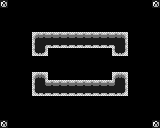

This is a level from a 2D game, rendered from its Tiled map with the project's own tilesets. A one-line summary and the complete map file follow:
An orthogonal 20x16 tile map with 8x8 px tiles, 3 tile layers (Background, Collision, Overlap).

<map version="1.0" orientation="orthogonal" renderorder="right-down" width="20" height="16" tilewidth="8" tileheight="8" nextobjectid="1">
 <tileset firstgid="1" name="char_sheet" tilewidth="8" tileheight="8" tilecount="1024">
  <image source="char_sheet.png" width="256" height="256" />
 </tileset>
 <layer name="Background" width="20" height="16">
  <data encoding="csv">
63,0,0,0,0,0,0,0,0,0,0,0,0,0,0,0,0,0,0,63,
0,0,0,0,0,0,0,0,0,0,0,0,0,0,0,0,0,0,0,0,
0,0,0,0,0,0,0,0,0,0,0,0,0,0,0,0,0,0,0,0,
0,0,0,0,0,0,0,0,0,0,0,0,0,0,0,0,0,0,0,0,
0,0,0,0,0,0,0,0,0,0,0,0,0,0,0,0,0,0,0,0,
0,0,0,0,0,0,0,0,0,0,0,0,0,0,0,0,0,0,0,0,
0,0,0,0,0,0,0,0,0,0,0,0,0,0,0,0,0,0,0,0,
0,0,0,0,0,0,0,0,0,0,0,0,0,0,0,0,0,0,0,0,
0,0,0,0,0,0,0,0,0,0,0,0,0,0,0,0,0,0,0,0,
0,0,0,0,0,0,0,0,0,0,0,0,0,0,0,0,0,0,0,0,
0,0,0,0,0,0,0,0,0,0,0,0,0,0,0,0,0,0,0,0,
0,0,0,0,0,0,0,0,0,0,0,0,0,0,0,0,0,0,0,0,
0,0,0,0,0,0,0,0,0,0,0,0,0,0,0,0,0,0,0,0,
0,0,0,0,0,0,0,0,0,0,0,0,0,0,0,0,0,0,0,0,
0,0,0,0,0,0,0,0,0,0,0,0,0,0,0,0,0,0,0,0,
63,0,0,0,0,0,0,0,0,0,0,0,0,0,0,0,0,0,0,63
</data>
 </layer>
 <layer name="Collision" width="20" height="16">
  <data encoding="csv">
0,0,0,0,0,0,0,0,0,0,0,0,0,0,0,0,0,0,0,0,
0,0,0,0,0,0,0,0,0,0,0,0,0,0,0,0,0,0,0,0,
0,0,0,0,0,0,0,0,0,0,0,0,0,0,0,0,0,0,0,0,
0,0,0,0,0,0,0,0,0,0,0,0,0,0,0,0,0,0,0,0,
0,0,0,0,411,412,412,412,412,412,412,412,412,412,412,413,0,0,0,0,
0,0,0,0,443,347,476,476,476,476,476,476,476,476,348,445,0,0,0,0,
0,0,0,0,475,477,0,0,0,0,0,0,0,0,475,477,0,0,0,0,
0,0,0,0,0,0,0,0,0,0,0,0,0,0,0,0,0,0,0,0,
0,0,0,0,0,0,0,0,0,0,0,0,0,0,0,0,0,0,0,0,
0,0,0,0,411,413,0,0,0,0,0,0,0,0,411,413,0,0,0,0,
0,0,0,0,443,379,412,412,412,412,412,412,412,412,380,445,0,0,0,0,
0,0,0,0,475,476,476,476,476,476,476,476,476,476,476,477,0,0,0,0,
0,0,0,0,0,0,0,0,0,0,0,0,0,0,0,0,0,0,0,0,
0,0,0,0,0,0,0,0,0,0,0,0,0,0,0,0,0,0,0,0,
0,0,0,0,0,0,0,0,0,0,0,0,0,0,0,0,0,0,0,0,
0,0,0,0,0,0,0,0,0,0,0,0,0,0,0,0,0,0,0,0
</data>
 </layer>
 <layer name="Overlap" width="20" height="16">
  <data encoding="csv">
0,0,0,0,0,0,0,0,0,0,0,0,0,0,0,0,0,0,0,0,
0,0,0,0,0,0,0,0,0,0,0,0,0,0,0,0,0,0,0,0,
0,0,0,0,0,0,0,0,0,0,0,0,0,0,0,0,0,0,0,0,
0,0,0,0,0,0,0,0,0,0,0,0,0,0,0,0,0,0,0,0,
0,0,0,0,0,0,0,0,0,0,0,0,0,0,0,0,0,0,0,0,
0,0,0,0,0,0,0,0,0,0,0,0,0,0,0,0,0,0,0,0,
0,0,0,0,0,0,0,0,0,0,0,0,0,0,0,0,0,0,0,0,
0,0,0,0,0,0,0,0,0,0,0,0,0,0,0,0,0,0,0,0,
0,0,0,0,0,0,0,0,0,0,0,0,0,0,0,0,0,0,0,0,
0,0,0,0,0,0,0,0,0,0,0,0,0,0,0,0,0,0,0,0,
0,0,0,0,0,0,0,0,0,0,0,0,0,0,0,0,0,0,0,0,
0,0,0,0,0,0,0,0,0,0,0,0,0,0,0,0,0,0,0,0,
0,0,0,0,0,0,0,0,0,0,0,0,0,0,0,0,0,0,0,0,
0,0,0,0,0,0,0,0,0,0,0,0,0,0,0,0,0,0,0,0,
0,0,0,0,0,0,0,0,0,0,0,0,0,0,0,0,0,0,0,0,
0,0,0,0,0,0,0,0,0,0,0,0,0,0,0,0,0,0,0,0
</data>
 </layer>
</map>
